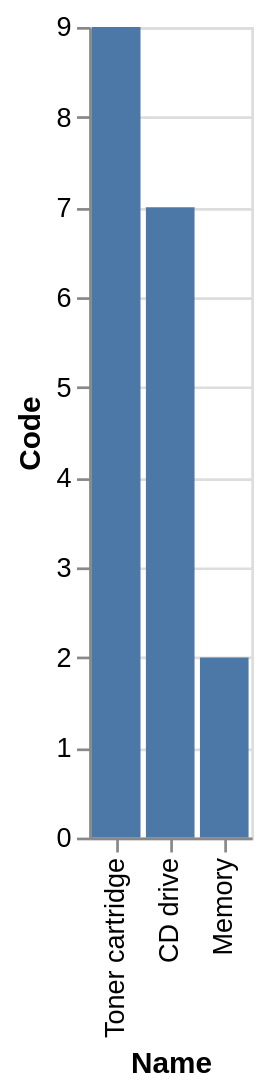

Vega-Lite specification stored for this chart:
### Vega-Lite specification from a JSON file in a GitHub repository (floating-point values rounded to 4 significant figures)
{"data": {"values": [{"x_data": "Toner cartridge", "y_data": 9}, {"x_data": "CD drive", "y_data": 7}, {"x_data": "Memory", "y_data": 2}]}, "mark": "bar", "encoding": {"x": {"field": "x_data", "type": "nominal", "title": "Name", "sort": {"op": "sum", "field": "y_data", "order": "descending"}}, "y": {"field": "y_data", "type": "quantitative", "title": "Code"}}}
